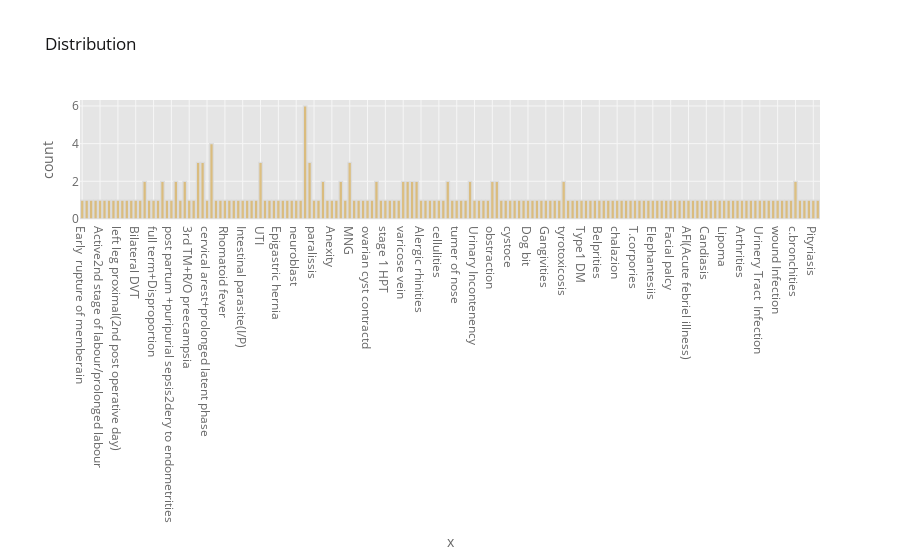

This figure's notebook cell:
### Code cell
#building Histogram for categorical values or objects 
@interact 
def hist(x=list(jurr2data.select_dtypes('object').columns),
                 #theme=list(cf.themes.THEMES.keys()), 
                 theme=list(cf.getThemes()), 
                 colorscale=list(cf.colors._scales_names.keys())):
    jurr2data[x].iplot(kind='hist', x=x, mode='markers', xTitle='x',
                   yTitle='count', title='Distribution',
                   theme=theme, colorscale=colorscale)

### Figure 1 — Plotly figure (JSON) as saved in the notebook; plotly's stock layout.template omitted (floating-point values rounded to 4 significant figures; data arrays with more than 128 entries replaced by an {"elided": "..."} marker saying what was removed)
{"data": [{"histfunc": "count", "histnorm": "", "marker": {"color": "rgba(216, 179, 101, 1.0)", "line": {"color": "#D9D9D9", "width": 1.3}}, "name": "Disease_Name", "opacity": 0.8, "orientation": "v", "type": "histogram", "x": {"elided": "201 str values"}}], "layout": {"barmode": "overlay", "legend": {"bgcolor": "#FFFFFF", "font": {"color": "#666666"}}, "paper_bgcolor": "#FFFFFF", "plot_bgcolor": "#E5E5E5", "title": {"font": {"color": "#151516"}, "text": "Distribution"}, "xaxis": {"gridcolor": "#F6F6F6", "showgrid": true, "tickfont": {"color": "#666666"}, "title": {"font": {"color": "#666666"}, "text": "x"}, "zerolinecolor": "#F6F6F6"}, "yaxis": {"gridcolor": "#F6F6F6", "showgrid": true, "tickfont": {"color": "#666666"}, "title": {"font": {"color": "#666666"}, "text": "count"}, "zerolinecolor": "#F6F6F6"}}}
